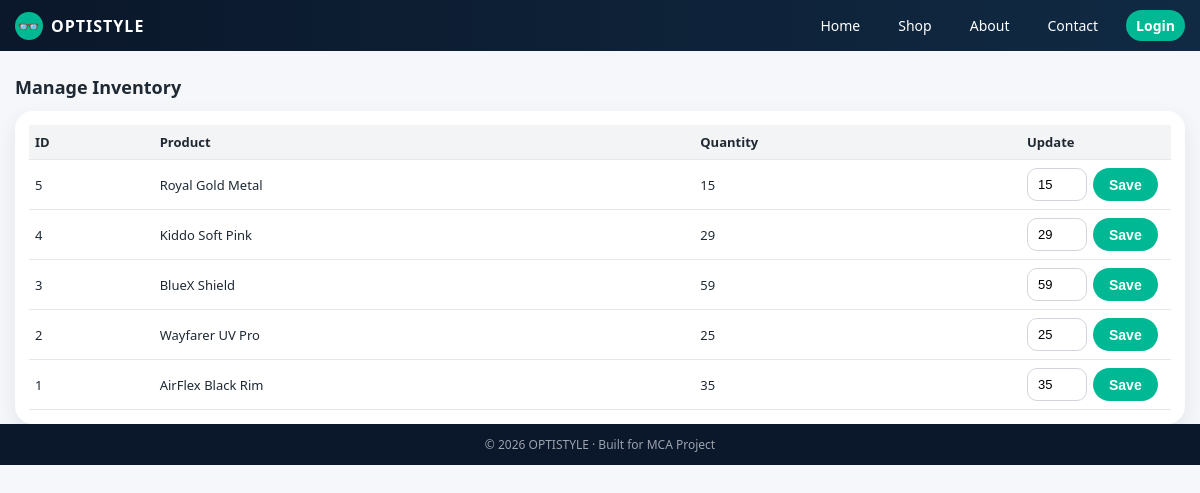
The app's page /admin/inventory.php (signed in) with its own data.
### tables this page shows
CREATE TABLE IF NOT EXISTS `products` (
  `product_id` int(11) NOT NULL AUTO_INCREMENT,
  `category_id` int(11) DEFAULT NULL,
  `product_name` varchar(100) NOT NULL,
  `description` text,
  `price` decimal(10,2) NOT NULL,
  `frame_shape` varchar(50) DEFAULT NULL,
  `frame_material` varchar(50) DEFAULT NULL,
  `image` varchar(200) DEFAULT NULL,
  `is_active` tinyint(1) DEFAULT '1',
  `created_at` datetime DEFAULT CURRENT_TIMESTAMP,
  PRIMARY KEY (`product_id`),
  KEY `category_id` (`category_id`)
);

### admin/inventory.php (the view, shortened to what this page needs)
<?php
require_once "../db.php";
$inv = $pdo->query("
SELECT p.product_id, p.product_name, IFNULL(i.quantity,0) AS qty
FROM products p
LEFT JOIN inventory i ON p.product_id=i.product_id
ORDER BY p.product_id DESC
")->fetchAll(PDO::FETCH_ASSOC);
include "../layout_top.php";
?>
<h2 class="section-title">Manage Inventory</h2>
<div class="card">
<table>
<thead>
<tr><th>ID</th><th>Product</th><th>Quantity</th><th width="150">Update</th></tr>
</thead>
<tbody>
<?php foreach ($inv as $p): ?>
<tr>
    <td><?= $p['product_id']; ?></td>
    <td><?= htmlspecialchars($p['product_name']); ?></td>
    <td><?= $p['qty']; ?></td>
    <td>
        <form method="post" style="display:flex;gap:6px;">
            <input type="number" name="quantity" value="<?= $p['qty']; ?>" style="width:60px;">
            <button class="btn btn-primary">Save</button>
        </form>
    </td>
</tr>
<?php endforeach; ?>
</tbody>
</table>
</div>
<?php include "../layout_bottom.php"; ?>

### layout_top.php (style rules this page uses)
:root { --primary:#00b894; --primary-dark:#00916e; --bg:#f5f7fb; --text:#1f2933; }
* { box-sizing:border-box;margin:0;padding:0; }
body { font-family: system-ui,-apple-system,"Segoe UI",sans-serif; background:var(--bg); color:var(--text); }
.btn { display:inline-block; padding:8px 16px; border-radius:999px; border:none; cursor:pointer; font-size:14px; font-weight:600; }
.btn-primary { background:var(--primary); color:#fff; }
.section-title { font-size:18px; font-weight:600; margin:24px 0 12px; }
.card { background:#fff; border-radius:18px; padding:14px; box-shadow:0 8px 22px rgba(15,23,42,0.08); transition:transform .2s,box-shadow .2s; }
input,select,textarea { width:100%; padding:8px 10px; border-radius:10px; border:1px solid #d1d5db; font-size:13px; }
table { width:100%; border-collapse:collapse; font-size:13px; }
th,td { padding:8px 6px; border-bottom:1px solid #e5e7eb; }
th { background:#f3f4f6;text-align:left; }

### records on screen
products: product_id "5", product_name "Royal Gold Metal", qty "15", quantity "15"
products: product_id "4", product_name "Kiddo Soft Pink", qty "29", quantity "29"
products: product_id "3", product_name "BlueX Shield", qty "59", quantity "59"
products: product_id "2", product_name "Wayfarer UV Pro", qty "25", quantity "25"
products: product_id "1", product_name "AirFlex Black Rim", qty "35", quantity "35"
